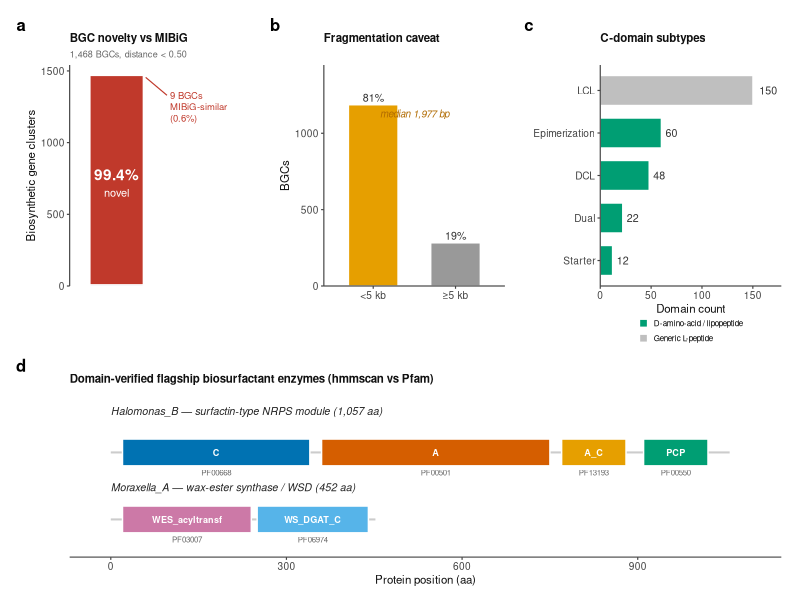
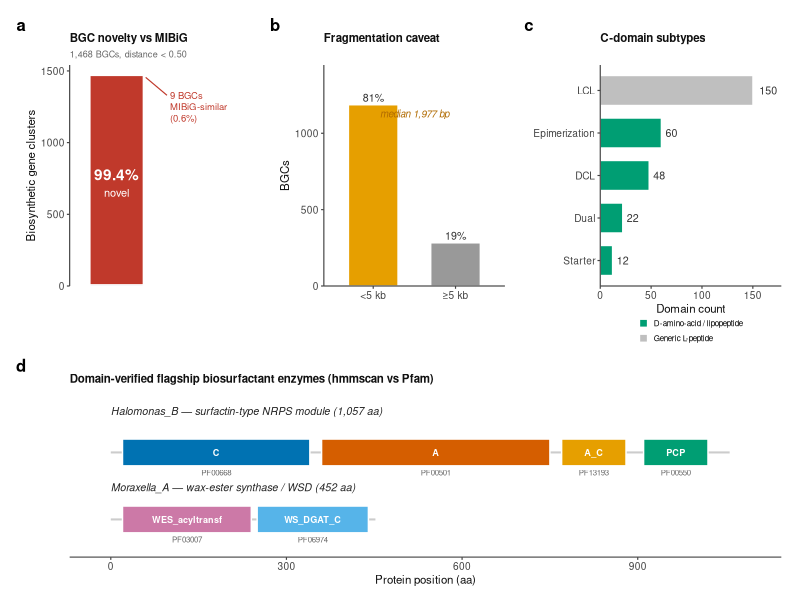

Source code (R) for these figures, in order:
#!/usr/bin/env Rscript
# Figure 5 — chemistry: novelty (with fragmentation caveat), C-domain subtypes, flagship architectures
suppressWarnings(suppressMessages({
  need <- c("ggplot2","patchwork","dplyr","scales","grid")
  miss <- need[!need %in% rownames(installed.packages())]
  if (length(miss)) install.packages(miss, repos="https://cloud.r-project.org")
  library(ggplot2); library(patchwork); library(dplyr); library(scales); library(grid)
}))
B <- "/data/habib/metagenome/biosurfactant"
geq <- "\u2265"
th <- theme_classic(base_size=8, base_family="sans") +
  theme(axis.text=element_text(colour="#444444", size=7.3), axis.title=element_text(colour="#111111", size=8.3),
        axis.line=element_line(colour="#444444", linewidth=0.4), axis.ticks=element_line(colour="#444444", linewidth=0.4),
        plot.tag=element_text(face="bold", size=12),
        plot.title=element_text(size=8.3, face="bold", colour="#111111"),
        plot.subtitle=element_text(size=6.5, colour="#666666"),
        legend.position="none", plot.margin=margin(6,8,4,6))

# a: novelty
nov <- data.frame(cat=factor(c("Novel","MIBiG"),levels=c("MIBiG","Novel")), n=c(9,1459))
pa <- ggplot(nov, aes(1, n, fill=cat)) +
  geom_col(width=0.55, colour="white", linewidth=0.4) +
  annotate("text", x=1.0, y=780, label="99.4%", colour="white", fontface="bold", size=3.9) +
  annotate("text", x=1, y=650, label="novel", colour="white", size=2.8) +
  annotate("text", x=1.55, y=1250, label="9 BGCs\nMIBiG-similar\n(0.6%)", size=2.4, colour="#C0392B", hjust=0, lineheight=1.0) +
  annotate("segment", x=1.30, xend=1.52, y=1455, yend=1330, colour="#C0392B", linewidth=0.4) +
  scale_fill_manual(values=c("MIBiG"="#C0392B","Novel"="#2166AC")) +
  scale_x_continuous(limits=c(0.6,2.3)) + scale_y_continuous(expand=expansion(mult=c(0,0.05))) +
  labs(title="BGC novelty vs MIBiG", subtitle="1,468 BGCs, distance < 0.50",
       x=NULL, y="Biosynthetic gene clusters", tag="a") +
  th + theme(axis.text.x=element_blank(), axis.ticks.x=element_blank(), axis.line.x=element_blank())

# b: fragmentation caveat
cav <- data.frame(bin=factor(c("<5 kb",paste0(geq,"5 kb")),levels=c("<5 kb",paste0(geq,"5 kb"))), n=c(1186,282))
pb <- ggplot(cav, aes(bin,n,fill=bin)) +
  geom_col(width=0.6, colour="white", linewidth=0.4) +
  geom_text(aes(label=paste0(round(100*n/1468),"%")), vjust=-0.4, size=2.7, colour="#333333") +
  annotate("text", x=1.5, y=1130, label="median 1,977 bp", size=2.5, colour="#B06A00", fontface="italic") +
  scale_fill_manual(values=setNames(c("#E69F00","#999999"), c("<5 kb",paste0(geq,"5 kb")))) +
  scale_y_continuous(expand=expansion(mult=c(0,0.22))) +
  labs(title="Fragmentation caveat", x=NULL, y="BGCs", tag="b") + th

# c: C-domain subtypes (VERIFIED counts from antiSMASH: LCL 150, Epi 60, DCL 48, Dual 22, Starter 12)
cd <- data.frame(dom=c("LCL","Epimerization","DCL","Dual","Starter"), n=c(150,60,48,22,12))
cd$dom <- factor(cd$dom, levels=cd$dom[order(cd$n)])
cd$grp <- ifelse(cd$dom=="LCL","Generic L-peptide","D-amino-acid / lipopeptide")
pc <- ggplot(cd, aes(n, dom, fill=grp)) +
  geom_col(width=0.7, colour="white", linewidth=0.4) +
  geom_text(aes(label=n), hjust=-0.35, size=2.7, colour="#333333") +
  scale_fill_manual(values=c("Generic L-peptide"="#BFBFBF","D-amino-acid / lipopeptide"="#009E73"), name=NULL) +
  scale_x_continuous(limits=c(0,178), expand=expansion(mult=c(0,0))) +
  labs(title="C-domain subtypes", x="Domain count", y=NULL, tag="c") + guides(fill=guide_legend(nrow=2)) +
  th + theme(legend.position="bottom", legend.text=element_text(size=5.8),
             legend.key.size=unit(0.24,"cm"), legend.margin=margin(0,0,0,0), legend.box.spacing=unit(2,"pt"))

# d: flagship domain architectures
dom <- rbind(
  data.frame(y=2, start=c(20,360,770,910), end=c(340,750,880,1020),
             lab=c("C","A","A_C","PCP"), pf=c("PF00668","PF00501","PF13193","PF00550"),
             col=c("#0072B2","#D55E00","#E69F00","#009E73")),
  data.frame(y=1, start=c(20,250), end=c(240,440),
             lab=c("WES_acyltransf","WS_DGAT_C"), pf=c("PF03007","PF06974"),
             col=c("#CC79A7","#56B4E9")))
backbone <- data.frame(y=c(1,2), L=c(452,1057))
titles <- data.frame(y=c(2.62,1.48),
  lab=c("Halomonas_B \u2014 surfactin-type NRPS module (1,057 aa)",
        "Moraxella_A \u2014 wax-ester synthase / WSD (452 aa)"))
pd <- ggplot() +
  geom_segment(data=backbone, aes(x=0, xend=L, y=y, yend=y), colour="#CCCCCC", linewidth=0.7) +
  geom_rect(data=dom, aes(xmin=start, xmax=end, ymin=y-0.20, ymax=y+0.20, fill=I(col)), colour="white", linewidth=0.5) +
  geom_text(data=dom, aes(x=(start+end)/2, y=y, label=lab), size=2.3, colour="white", fontface="bold") +
  geom_text(data=dom, aes(x=(start+end)/2, y=y-0.30, label=pf), size=2.0, colour="#666666") +
  geom_text(data=titles, aes(x=0, y=y, label=lab), hjust=0, size=2.7, fontface="italic", colour="#222222") +
  scale_y_continuous(limits=c(0.55,2.8)) + scale_x_continuous(limits=c(-15,1090)) +
  labs(title="Domain-verified flagship biosurfactant enzymes (hmmscan vs Pfam)",
       x="Protein position (aa)", y=NULL, tag="d") +
  th + theme(axis.text.y=element_blank(), axis.ticks.y=element_blank(), axis.line.y=element_blank())

layout <- "
ABC
DDD
"
fig <- pa + pb + pc + pd + plot_layout(design=layout, heights=c(1, 0.75))
dir.create(file.path(B,"figures"), showWarnings=FALSE)
ggsave(file.path(B,"figures/Figure5_chemistry.pdf"), fig, width=185, height=130, units="mm", device=cairo_pdf)
ggsave(file.path(B,"figures/Figure5_chemistry.png"), fig, width=185, height=130, units="mm", dpi=400)
cat("written: figures/Figure5_chemistry.pdf (+ .png)\n")
